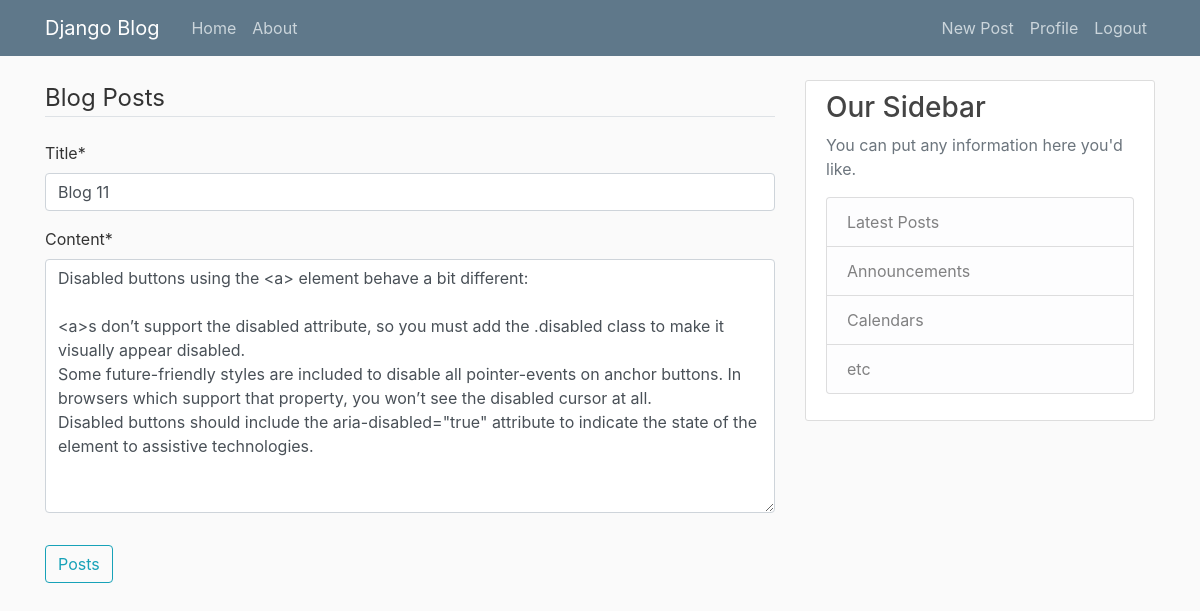
The app's page /post/13/update/ (signed in) with its own data.
### blog/models.py (models this page shows, shortened)
class Post(models.Model):
    title = models.CharField(max_length=100)
    content = models.TextField()
    date_posted = models.DateTimeField(default=timezone.now)
    author = models.ForeignKey(User, on_delete=models.CASCADE)

### blog/views.py (the view, shortened to what this page needs)
# urls.py: path('post/<int:pk>/update/', PostUpdateView.as_view(), name='post-update'),
class PostUpdateView(LoginRequiredMixin, UserPassesTestMixin, UpdateView):
    model = Post
    fields = ['title', 'content']
    def test_func(self):
        post = self.get_object()
        if self.request.user == post.author:
            return True
        return False

### blog/templates/blog/post_form.html (shortened to what this page needs)
{% extends "blog/base.html" %}
{% load crispy_forms_tags %}
{% block content%}
    <div class="content=section">
        <form method="POST">
            <fieldset class="form-group">
                <legend class="border-bottom mb-4">Blog Posts</legend>
                    {{ form|crispy }}
            </fieldset>
            <div class="form-group">
                <button class="btn btn-outline-info" type="submit">Posts</button>
            </div>
        </form>
    </div>
{% endblock content %}

### blog/static/blog/main.css (style rules this page uses)
body { background: #fafafa; color: #333333; margin-top: 5rem; }

### records on screen
Post: title "Blog 11", content "Disabled buttons using the <a> element behave a bit different: <a>s don’t support the disabled attribute, so you must add the .disabled class to make it visually appear disabled. Some future-friendly styles are included to disable all pointer-events on anchor buttons. In browsers which support that property, you won’t see the disabled cursor at all. Disabled buttons should include the aria-disabled=\"true\" attribute to indicate the state of the element to assistive technologies."
